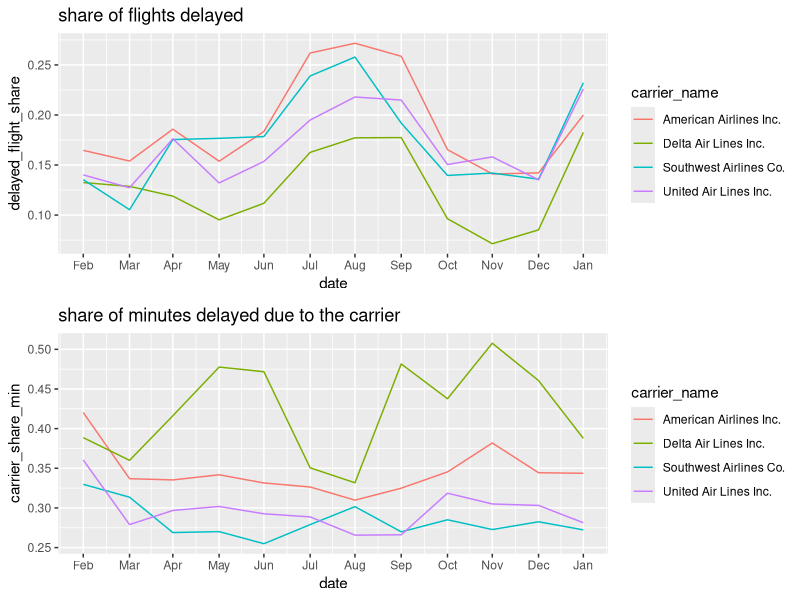

The R source for this figure:
## ---- chunk 1
knitr::opts_chunk$set(echo = FALSE)
lapply(list("dplyr", "rvest", "stringr", "xlsx", "readxl","seleniumPipes",
            "regexPipes", "gtools","readxl",'lubridate','ggplot2','alr3','gridExtra'), require, c = 1)
setwd('/Users/Alex/Desktop/datavis')
## ---- chunk 2
df <- read.csv('./655176550_12017_3428_airline_delay_causes.csv', header = TRUE)
str(df)
## ---- chunk 3
#select variables of interest
df <- subset(df, select = c('year','arr_del15','arr_flights','X.month','carrier','X.arr_delay',
                            'X.carrier_delay', 'carrier_name'))
#rename columns
newnames = list('year','delayed','arrivals','month',
                'carrier','delay','delay_car','carrier_name')
colnames(df) <- newnames

#select carriers of interest
df <- subset(df, df$carrier %in% c('AA','DL', 'WN', 'UA'))
#omit NAs
df <- df[complete.cases(df),]
#create date variable
df$date <- as.Date(paste(df$year, df$month, 1, sep='-'), format="%Y-%m-%d")
#to get rid of empty factors
df$carrier <- as.factor(as.character(df$carrier))

str(df)
table(df$month)
table(df$carrier)

#create a date variable, convert month numbers into month names, ordered.
df$month <- as.integer(df$month)
df$date <- as.Date(paste(2016, df$month, 1, sep='-'), format="%Y-%m-%d")
mymonths <- c("Jan","Feb","Mar",
              "Apr","May","Jun",
              "Jul","Aug","Sep",
              "Oct","Nov","Dec")
df$month <- as.factor(mymonths[df$month])
df$month <- ordered(df$month, levels = mymonths)
## ---- chunk 4

groups <- group_by(df,date, carrier_name)
df1 <- summarise(groups, delayed_flight_share = sum(delayed) / sum(arrivals), carrier_share_min = sum(delay_car) / sum(delay)) %>% ungroup()

df1 <- df1 %>% arrange(date)


## ---- chunk 5
p1 <- ggplot(data = df1,
       aes(x = date, y = delayed_flight_share)) +
  geom_line(aes(color = carrier_name)) + scale_x_date(date_breaks = '1 month', date_labels = mymonths)+
  ggtitle ('share of flights delayed')

p2 <- ggplot(data = df1,
       aes(x = date, y = carrier_share_min)) +
  geom_line(aes(color = carrier_name)) + scale_x_date(date_breaks = '1 month', date_labels = mymonths)+
  ggtitle ('share of minutes delayed due to the carrier')

grid.arrange(p1, p2, ncol=1)
## ---- chunk 6
write.csv(df1, file="data.csv", row.names=FALSE)
